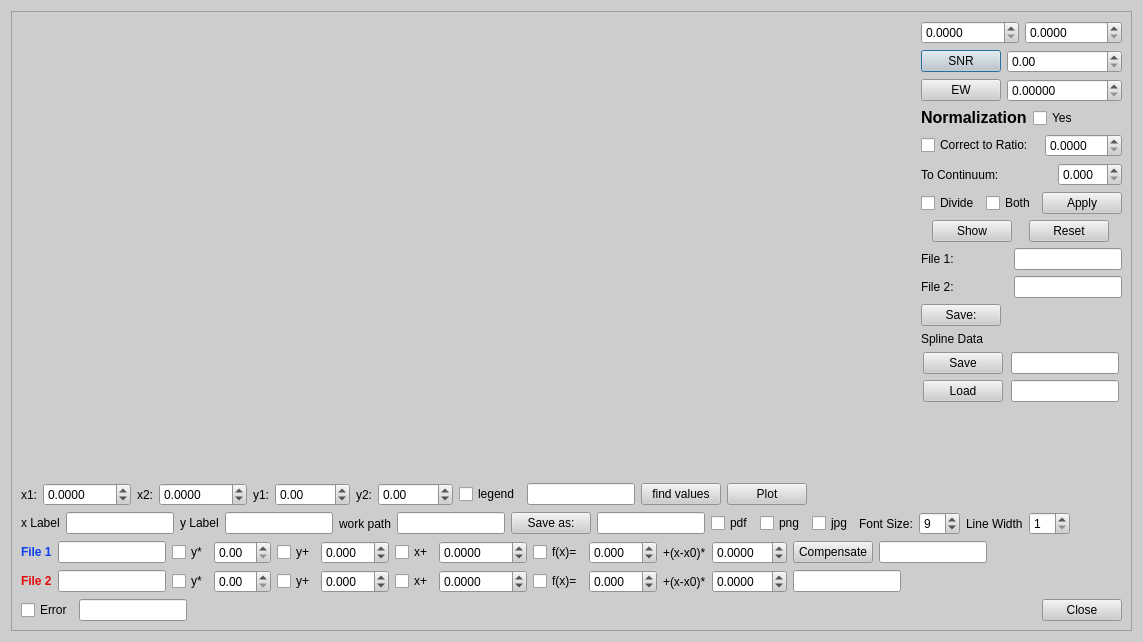
<?xml version="1.0" encoding="UTF-8"?>
<ui version="4.0">
 <class>PlotSpec</class>
 <widget class="QDialog" name="PlotSpec">
  <property name="geometry">
   <rect>
    <x>0</x>
    <y>0</y>
    <width>1143</width>
    <height>642</height>
   </rect>
  </property>
  <property name="minimumSize">
   <size>
    <width>200</width>
    <height>50</height>
   </size>
  </property>
  <property name="palette">
   <palette>
    <active>
     <colorrole role="WindowText">
      <brush brushstyle="SolidPattern">
       <color alpha="255">
        <red>0</red>
        <green>0</green>
        <blue>0</blue>
       </color>
      </brush>
     </colorrole>
     <colorrole role="Button">
      <brush brushstyle="SolidPattern">
       <color alpha="255">
        <red>205</red>
        <green>205</green>
        <blue>205</blue>
       </color>
      </brush>
     </colorrole>
     <colorrole role="Light">
      <brush brushstyle="SolidPattern">
       <color alpha="255">
        <red>255</red>
        <green>255</green>
        <blue>255</blue>
       </color>
      </brush>
     </colorrole>
     <colorrole role="Midlight">
      <brush brushstyle="SolidPattern">
       <color alpha="255">
        <red>230</red>
        <green>230</green>
        <blue>230</blue>
       </color>
      </brush>
     </colorrole>
     <colorrole role="Dark">
      <brush brushstyle="SolidPattern">
       <color alpha="255">
        <red>102</red>
        <green>102</green>
        <blue>102</blue>
       </color>
      </brush>
     </colorrole>
     <colorrole role="Mid">
      <brush brushstyle="SolidPattern">
       <color alpha="255">
        <red>137</red>
        <green>137</green>
        <blue>137</blue>
       </color>
      </brush>
     </colorrole>
     <colorrole role="Text">
      <brush brushstyle="SolidPattern">
       <color alpha="255">
        <red>0</red>
        <green>0</green>
        <blue>0</blue>
       </color>
      </brush>
     </colorrole>
     <colorrole role="BrightText">
      <brush brushstyle="SolidPattern">
       <color alpha="255">
        <red>255</red>
        <green>255</green>
        <blue>255</blue>
       </color>
      </brush>
     </colorrole>
     <colorrole role="ButtonText">
      <brush brushstyle="SolidPattern">
       <color alpha="255">
        <red>0</red>
        <green>0</green>
        <blue>0</blue>
       </color>
      </brush>
     </colorrole>
     <colorrole role="Base">
      <brush brushstyle="SolidPattern">
       <color alpha="255">
        <red>255</red>
        <green>255</green>
        <blue>255</blue>
       </color>
      </brush>
     </colorrole>
     <colorrole role="Window">
      <brush brushstyle="SolidPattern">
       <color alpha="255">
        <red>205</red>
        <green>205</green>
        <blue>205</blue>
       </color>
      </brush>
     </colorrole>
     <colorrole role="Shadow">
      <brush brushstyle="SolidPattern">
       <color alpha="255">
        <red>0</red>
        <green>0</green>
        <blue>0</blue>
       </color>
      </brush>
     </colorrole>
     <colorrole role="AlternateBase">
      <brush brushstyle="SolidPattern">
       <color alpha="255">
        <red>230</red>
        <green>230</green>
        <blue>230</blue>
       </color>
      </brush>
     </colorrole>
     <colorrole role="ToolTipBase">
      <brush brushstyle="SolidPattern">
       <color alpha="255">
        <red>255</red>
        <green>255</green>
        <blue>220</blue>
       </color>
      </brush>
     </colorrole>
     <colorrole role="ToolTipText">
      <brush brushstyle="SolidPattern">
       <color alpha="255">
        <red>0</red>
        <green>0</green>
        <blue>0</blue>
       </color>
      </brush>
     </colorrole>
    </active>
    <inactive>
     <colorrole role="WindowText">
      <brush brushstyle="SolidPattern">
       <color alpha="255">
        <red>0</red>
        <green>0</green>
        <blue>0</blue>
       </color>
      </brush>
     </colorrole>
     <colorrole role="Button">
      <brush brushstyle="SolidPattern">
       <color alpha="255">
        <red>205</red>
        <green>205</green>
        <blue>205</blue>
       </color>
      </brush>
     </colorrole>
     <colorrole role="Light">
      <brush brushstyle="SolidPattern">
       <color alpha="255">
        <red>255</red>
        <green>255</green>
        <blue>255</blue>
       </color>
      </brush>
     </colorrole>
     <colorrole role="Midlight">
      <brush brushstyle="SolidPattern">
       <color alpha="255">
        <red>230</red>
        <green>230</green>
        <blue>230</blue>
       </color>
      </brush>
     </colorrole>
     <colorrole role="Dark">
      <brush brushstyle="SolidPattern">
       <color alpha="255">
        <red>102</red>
        <green>102</green>
        <blue>102</blue>
       </color>
      </brush>
     </colorrole>
     <colorrole role="Mid">
      <brush brushstyle="SolidPattern">
       <color alpha="255">
        <red>137</red>
        <green>137</green>
        <blue>137</blue>
       </color>
      </brush>
     </colorrole>
     <colorrole role="Text">
      <brush brushstyle="SolidPattern">
       <color alpha="255">
        <red>0</red>
        <green>0</green>
        <blue>0</blue>
       </color>
      </brush>
     </colorrole>
     <colorrole role="BrightText">
      <brush brushstyle="SolidPattern">
       <color alpha="255">
        <red>255</red>
        <green>255</green>
        <blue>255</blue>
       </color>
      </brush>
     </colorrole>
     <colorrole role="ButtonText">
      <brush brushstyle="SolidPattern">
       <color alpha="255">
        <red>0</red>
        <green>0</green>
        <blue>0</blue>
       </color>
      </brush>
     </colorrole>
     <colorrole role="Base">
      <brush brushstyle="SolidPattern">
       <color alpha="255">
        <red>255</red>
        <green>255</green>
        <blue>255</blue>
       </color>
      </brush>
     </colorrole>
     <colorrole role="Window">
      <brush brushstyle="SolidPattern">
       <color alpha="255">
        <red>205</red>
        <green>205</green>
        <blue>205</blue>
       </color>
      </brush>
     </colorrole>
     <colorrole role="Shadow">
      <brush brushstyle="SolidPattern">
       <color alpha="255">
        <red>0</red>
        <green>0</green>
        <blue>0</blue>
       </color>
      </brush>
     </colorrole>
     <colorrole role="AlternateBase">
      <brush brushstyle="SolidPattern">
       <color alpha="255">
        <red>230</red>
        <green>230</green>
        <blue>230</blue>
       </color>
      </brush>
     </colorrole>
     <colorrole role="ToolTipBase">
      <brush brushstyle="SolidPattern">
       <color alpha="255">
        <red>255</red>
        <green>255</green>
        <blue>220</blue>
       </color>
      </brush>
     </colorrole>
     <colorrole role="ToolTipText">
      <brush brushstyle="SolidPattern">
       <color alpha="255">
        <red>0</red>
        <green>0</green>
        <blue>0</blue>
       </color>
      </brush>
     </colorrole>
    </inactive>
    <disabled>
     <colorrole role="WindowText">
      <brush brushstyle="SolidPattern">
       <color alpha="255">
        <red>102</red>
        <green>102</green>
        <blue>102</blue>
       </color>
      </brush>
     </colorrole>
     <colorrole role="Button">
      <brush brushstyle="SolidPattern">
       <color alpha="255">
        <red>205</red>
        <green>205</green>
        <blue>205</blue>
       </color>
      </brush>
     </colorrole>
     <colorrole role="Light">
      <brush brushstyle="SolidPattern">
       <color alpha="255">
        <red>255</red>
        <green>255</green>
        <blue>255</blue>
       </color>
      </brush>
     </colorrole>
     <colorrole role="Midlight">
      <brush brushstyle="SolidPattern">
       <color alpha="255">
        <red>230</red>
        <green>230</green>
        <blue>230</blue>
       </color>
      </brush>
     </colorrole>
     <colorrole role="Dark">
      <brush brushstyle="SolidPattern">
       <color alpha="255">
        <red>102</red>
        <green>102</green>
        <blue>102</blue>
       </color>
      </brush>
     </colorrole>
     <colorrole role="Mid">
      <brush brushstyle="SolidPattern">
       <color alpha="255">
        <red>137</red>
        <green>137</green>
        <blue>137</blue>
       </color>
      </brush>
     </colorrole>
     <colorrole role="Text">
      <brush brushstyle="SolidPattern">
       <color alpha="255">
        <red>102</red>
        <green>102</green>
        <blue>102</blue>
       </color>
      </brush>
     </colorrole>
     <colorrole role="BrightText">
      <brush brushstyle="SolidPattern">
       <color alpha="255">
        <red>255</red>
        <green>255</green>
        <blue>255</blue>
       </color>
      </brush>
     </colorrole>
     <colorrole role="ButtonText">
      <brush brushstyle="SolidPattern">
       <color alpha="255">
        <red>102</red>
        <green>102</green>
        <blue>102</blue>
       </color>
      </brush>
     </colorrole>
     <colorrole role="Base">
      <brush brushstyle="SolidPattern">
       <color alpha="255">
        <red>205</red>
        <green>205</green>
        <blue>205</blue>
       </color>
      </brush>
     </colorrole>
     <colorrole role="Window">
      <brush brushstyle="SolidPattern">
       <color alpha="255">
        <red>205</red>
        <green>205</green>
        <blue>205</blue>
       </color>
      </brush>
     </colorrole>
     <colorrole role="Shadow">
      <brush brushstyle="SolidPattern">
       <color alpha="255">
        <red>0</red>
        <green>0</green>
        <blue>0</blue>
       </color>
      </brush>
     </colorrole>
     <colorrole role="AlternateBase">
      <brush brushstyle="SolidPattern">
       <color alpha="255">
        <red>205</red>
        <green>205</green>
        <blue>205</blue>
       </color>
      </brush>
     </colorrole>
     <colorrole role="ToolTipBase">
      <brush brushstyle="SolidPattern">
       <color alpha="255">
        <red>255</red>
        <green>255</green>
        <blue>220</blue>
       </color>
      </brush>
     </colorrole>
     <colorrole role="ToolTipText">
      <brush brushstyle="SolidPattern">
       <color alpha="255">
        <red>0</red>
        <green>0</green>
        <blue>0</blue>
       </color>
      </brush>
     </colorrole>
    </disabled>
   </palette>
  </property>
  <property name="font">
   <font>
    <pointsize>9</pointsize>
   </font>
  </property>
  <property name="windowTitle">
   <string>Dialog</string>
  </property>
  <layout class="QGridLayout" name="gridLayout">
   <item row="0" column="0">
    <widget class="QScrollArea" name="scrollArea">
     <property name="widgetResizable">
      <bool>true</bool>
     </property>
     <widget class="QWidget" name="scrollAreaWidgetContents">
      <property name="geometry">
       <rect>
        <x>0</x>
        <y>0</y>
        <width>1123</width>
        <height>622</height>
       </rect>
      </property>
      <layout class="QGridLayout" name="gridLayout_2">
       <item row="0" column="0">
        <layout class="QHBoxLayout" name="horizontalLayout_9">
         <item>
          <widget class="QCustomPlot" name="customPlot" native="true">
           <property name="sizePolicy">
            <sizepolicy hsizetype="Expanding" vsizetype="Expanding">
             <horstretch>0</horstretch>
             <verstretch>0</verstretch>
            </sizepolicy>
           </property>
           <property name="minimumSize">
            <size>
             <width>200</width>
             <height>0</height>
            </size>
           </property>
          </widget>
         </item>
         <item>
          <layout class="QVBoxLayout" name="verticalLayout_2">
           <item>
            <layout class="QHBoxLayout" name="horizontalLayout_8">
             <item>
              <widget class="QDoubleSpinBox" name="doubleSpinBox_17">
               <property name="decimals">
                <number>4</number>
               </property>
               <property name="maximum">
                <double>9999.989999999999782</double>
               </property>
              </widget>
             </item>
             <item>
              <widget class="QDoubleSpinBox" name="doubleSpinBox_18">
               <property name="decimals">
                <number>4</number>
               </property>
               <property name="maximum">
                <double>9999.989999999999782</double>
               </property>
              </widget>
             </item>
            </layout>
           </item>
           <item>
            <layout class="QHBoxLayout" name="horizontalLayout_7">
             <item>
              <widget class="QPushButton" name="pushButton_12">
               <property name="sizePolicy">
                <sizepolicy hsizetype="Maximum" vsizetype="Fixed">
                 <horstretch>0</horstretch>
                 <verstretch>0</verstretch>
                </sizepolicy>
               </property>
               <property name="text">
                <string>SNR</string>
               </property>
              </widget>
             </item>
             <item>
              <widget class="QDoubleSpinBox" name="doubleSpinBox_15">
               <property name="sizePolicy">
                <sizepolicy hsizetype="Preferred" vsizetype="Fixed">
                 <horstretch>0</horstretch>
                 <verstretch>0</verstretch>
                </sizepolicy>
               </property>
               <property name="maximum">
                <double>99999.990000000005239</double>
               </property>
              </widget>
             </item>
            </layout>
           </item>
           <item>
            <layout class="QHBoxLayout" name="horizontalLayout_6">
             <item>
              <widget class="QPushButton" name="pushButton_13">
               <property name="sizePolicy">
                <sizepolicy hsizetype="Maximum" vsizetype="Fixed">
                 <horstretch>0</horstretch>
                 <verstretch>0</verstretch>
                </sizepolicy>
               </property>
               <property name="text">
                <string>EW</string>
               </property>
              </widget>
             </item>
             <item>
              <widget class="QDoubleSpinBox" name="doubleSpinBox_16">
               <property name="sizePolicy">
                <sizepolicy hsizetype="Preferred" vsizetype="Fixed">
                 <horstretch>0</horstretch>
                 <verstretch>0</verstretch>
                </sizepolicy>
               </property>
               <property name="decimals">
                <number>5</number>
               </property>
               <property name="maximum">
                <double>999.990000000000009</double>
               </property>
              </widget>
             </item>
            </layout>
           </item>
           <item>
            <layout class="QHBoxLayout" name="horizontalLayout_17">
             <item>
              <widget class="QLabel" name="label_15">
               <property name="text">
                <string>&lt;html&gt;&lt;head/&gt;&lt;body&gt;&lt;p&gt;&lt;span style=&quot; font-size:12pt; font-weight:600;&quot;&gt;Normalization&lt;/span&gt;&lt;/p&gt;&lt;/body&gt;&lt;/html&gt;</string>
               </property>
              </widget>
             </item>
             <item>
              <widget class="QCheckBox" name="checkBox_16">
               <property name="sizePolicy">
                <sizepolicy hsizetype="Preferred" vsizetype="Fixed">
                 <horstretch>0</horstretch>
                 <verstretch>0</verstretch>
                </sizepolicy>
               </property>
               <property name="text">
                <string>Yes</string>
               </property>
              </widget>
             </item>
            </layout>
           </item>
           <item>
            <layout class="QHBoxLayout" name="horizontalLayout_12">
             <item>
              <widget class="QCheckBox" name="checkBox_14">
               <property name="sizePolicy">
                <sizepolicy hsizetype="Preferred" vsizetype="Fixed">
                 <horstretch>0</horstretch>
                 <verstretch>0</verstretch>
                </sizepolicy>
               </property>
               <property name="text">
                <string>Correct to Ratio:</string>
               </property>
              </widget>
             </item>
             <item>
              <widget class="QDoubleSpinBox" name="doubleSpinBox_19">
               <property name="sizePolicy">
                <sizepolicy hsizetype="Maximum" vsizetype="Fixed">
                 <horstretch>0</horstretch>
                 <verstretch>0</verstretch>
                </sizepolicy>
               </property>
               <property name="decimals">
                <number>4</number>
               </property>
               <property name="maximum">
                <double>999.990000000000009</double>
               </property>
              </widget>
             </item>
            </layout>
           </item>
           <item>
            <layout class="QHBoxLayout" name="horizontalLayout_18">
             <item>
              <widget class="QLabel" name="label_14">
               <property name="text">
                <string>To Continuum:</string>
               </property>
              </widget>
             </item>
             <item>
              <widget class="QDoubleSpinBox" name="doubleSpinBox_20">
               <property name="sizePolicy">
                <sizepolicy hsizetype="Maximum" vsizetype="Fixed">
                 <horstretch>0</horstretch>
                 <verstretch>0</verstretch>
                </sizepolicy>
               </property>
               <property name="decimals">
                <number>3</number>
               </property>
               <property name="singleStep">
                <double>0.100000000000000</double>
               </property>
              </widget>
             </item>
            </layout>
           </item>
           <item>
            <layout class="QHBoxLayout" name="horizontalLayout_5">
             <item>
              <widget class="QCheckBox" name="checkBox_13">
               <property name="sizePolicy">
                <sizepolicy hsizetype="Preferred" vsizetype="Fixed">
                 <horstretch>0</horstretch>
                 <verstretch>0</verstretch>
                </sizepolicy>
               </property>
               <property name="text">
                <string>Divide</string>
               </property>
              </widget>
             </item>
             <item>
              <widget class="QCheckBox" name="checkBox_17">
               <property name="text">
                <string>Both</string>
               </property>
              </widget>
             </item>
             <item>
              <widget class="QPushButton" name="pushButton_6">
               <property name="sizePolicy">
                <sizepolicy hsizetype="Maximum" vsizetype="Fixed">
                 <horstretch>0</horstretch>
                 <verstretch>0</verstretch>
                </sizepolicy>
               </property>
               <property name="text">
                <string>Apply</string>
               </property>
              </widget>
             </item>
            </layout>
           </item>
           <item>
            <layout class="QHBoxLayout" name="horizontalLayout_10">
             <item>
              <widget class="QPushButton" name="pushButton_8">
               <property name="sizePolicy">
                <sizepolicy hsizetype="Maximum" vsizetype="Fixed">
                 <horstretch>0</horstretch>
                 <verstretch>0</verstretch>
                </sizepolicy>
               </property>
               <property name="text">
                <string>Show</string>
               </property>
              </widget>
             </item>
             <item>
              <widget class="QPushButton" name="pushButton_7">
               <property name="sizePolicy">
                <sizepolicy hsizetype="Maximum" vsizetype="Fixed">
                 <horstretch>0</horstretch>
                 <verstretch>0</verstretch>
                </sizepolicy>
               </property>
               <property name="text">
                <string>Reset</string>
               </property>
              </widget>
             </item>
            </layout>
           </item>
           <item>
            <layout class="QHBoxLayout" name="horizontalLayout_11">
             <item>
              <widget class="QLabel" name="label_16">
               <property name="text">
                <string>File 1:</string>
               </property>
              </widget>
             </item>
             <item>
              <widget class="QLineEdit" name="lineEdit_8">
               <property name="sizePolicy">
                <sizepolicy hsizetype="Maximum" vsizetype="Fixed">
                 <horstretch>0</horstretch>
                 <verstretch>0</verstretch>
                </sizepolicy>
               </property>
              </widget>
             </item>
            </layout>
           </item>
           <item>
            <layout class="QHBoxLayout" name="horizontalLayout_13">
             <item>
              <widget class="QLabel" name="label_17">
               <property name="text">
                <string>File 2:</string>
               </property>
              </widget>
             </item>
             <item>
              <widget class="QLineEdit" name="lineEdit_9">
               <property name="sizePolicy">
                <sizepolicy hsizetype="Maximum" vsizetype="Fixed">
                 <horstretch>0</horstretch>
                 <verstretch>0</verstretch>
                </sizepolicy>
               </property>
              </widget>
             </item>
            </layout>
           </item>
           <item>
            <widget class="QPushButton" name="pushButton_9">
             <property name="sizePolicy">
              <sizepolicy hsizetype="Maximum" vsizetype="Fixed">
               <horstretch>0</horstretch>
               <verstretch>0</verstretch>
              </sizepolicy>
             </property>
             <property name="text">
              <string>Save:</string>
             </property>
            </widget>
           </item>
           <item>
            <widget class="QLabel" name="label_18">
             <property name="text">
              <string>Spline Data</string>
             </property>
            </widget>
           </item>
           <item>
            <layout class="QHBoxLayout" name="horizontalLayout_14">
             <item>
              <widget class="QPushButton" name="pushButton_10">
               <property name="sizePolicy">
                <sizepolicy hsizetype="Maximum" vsizetype="Fixed">
                 <horstretch>0</horstretch>
                 <verstretch>0</verstretch>
                </sizepolicy>
               </property>
               <property name="text">
                <string>Save</string>
               </property>
              </widget>
             </item>
             <item>
              <widget class="QLineEdit" name="lineEdit_10">
               <property name="sizePolicy">
                <sizepolicy hsizetype="Maximum" vsizetype="Fixed">
                 <horstretch>0</horstretch>
                 <verstretch>0</verstretch>
                </sizepolicy>
               </property>
              </widget>
             </item>
            </layout>
           </item>
           <item>
            <layout class="QHBoxLayout" name="horizontalLayout_15">
             <item>
              <widget class="QPushButton" name="pushButton_11">
               <property name="sizePolicy">
                <sizepolicy hsizetype="Maximum" vsizetype="Fixed">
                 <horstretch>0</horstretch>
                 <verstretch>0</verstretch>
                </sizepolicy>
               </property>
               <property name="text">
                <string>Load</string>
               </property>
              </widget>
             </item>
             <item>
              <widget class="QLineEdit" name="lineEdit_11">
               <property name="sizePolicy">
                <sizepolicy hsizetype="Maximum" vsizetype="Fixed">
                 <horstretch>0</horstretch>
                 <verstretch>0</verstretch>
                </sizepolicy>
               </property>
              </widget>
             </item>
            </layout>
           </item>
           <item>
            <spacer name="verticalSpacer">
             <property name="orientation">
              <enum>Qt::Vertical</enum>
             </property>
             <property name="sizeHint" stdset="0">
              <size>
               <width>20</width>
               <height>40</height>
              </size>
             </property>
            </spacer>
           </item>
          </layout>
         </item>
        </layout>
       </item>
       <item row="1" column="0">
        <layout class="QVBoxLayout" name="verticalLayout">
         <item>
          <layout class="QHBoxLayout" name="horizontalLayout">
           <item>
            <widget class="QLabel" name="label_2">
             <property name="text">
              <string>x1:</string>
             </property>
            </widget>
           </item>
           <item>
            <widget class="QDoubleSpinBox" name="doubleSpinBox">
             <property name="decimals">
              <number>4</number>
             </property>
             <property name="minimum">
              <double>-9999.000000000000000</double>
             </property>
             <property name="maximum">
              <double>9999.000000000000000</double>
             </property>
             <property name="singleStep">
              <double>0.100000000000000</double>
             </property>
            </widget>
           </item>
           <item>
            <widget class="QLabel" name="label_3">
             <property name="text">
              <string>x2:</string>
             </property>
            </widget>
           </item>
           <item>
            <widget class="QDoubleSpinBox" name="doubleSpinBox_2">
             <property name="decimals">
              <number>4</number>
             </property>
             <property name="minimum">
              <double>-9999.000000000000000</double>
             </property>
             <property name="maximum">
              <double>9999.000000000000000</double>
             </property>
             <property name="singleStep">
              <double>0.100000000000000</double>
             </property>
            </widget>
           </item>
           <item>
            <widget class="QLabel" name="label_5">
             <property name="text">
              <string>y1:</string>
             </property>
            </widget>
           </item>
           <item>
            <widget class="QDoubleSpinBox" name="doubleSpinBox_3">
             <property name="minimum">
              <double>-9999.000000000000000</double>
             </property>
             <property name="maximum">
              <double>9999.000000000000000</double>
             </property>
             <property name="value">
              <double>0.000000000000000</double>
             </property>
            </widget>
           </item>
           <item>
            <widget class="QLabel" name="label_4">
             <property name="text">
              <string>y2:</string>
             </property>
            </widget>
           </item>
           <item>
            <widget class="QDoubleSpinBox" name="doubleSpinBox_4">
             <property name="minimum">
              <double>-9999.000000000000000</double>
             </property>
             <property name="maximum">
              <double>9999.000000000000000</double>
             </property>
             <property name="singleStep">
              <double>0.100000000000000</double>
             </property>
            </widget>
           </item>
           <item>
            <widget class="QCheckBox" name="checkBox_4">
             <property name="text">
              <string>legend</string>
             </property>
            </widget>
           </item>
           <item>
            <widget class="QLineEdit" name="lineEdit_6">
             <property name="sizePolicy">
              <sizepolicy hsizetype="Minimum" vsizetype="Fixed">
               <horstretch>0</horstretch>
               <verstretch>0</verstretch>
              </sizepolicy>
             </property>
            </widget>
           </item>
           <item>
            <widget class="QPushButton" name="pushButton_3">
             <property name="sizePolicy">
              <sizepolicy hsizetype="Maximum" vsizetype="Fixed">
               <horstretch>0</horstretch>
               <verstretch>0</verstretch>
              </sizepolicy>
             </property>
             <property name="text">
              <string>find values</string>
             </property>
            </widget>
           </item>
           <item>
            <widget class="QPushButton" name="pushButton_2">
             <property name="sizePolicy">
              <sizepolicy hsizetype="Maximum" vsizetype="Fixed">
               <horstretch>0</horstretch>
               <verstretch>0</verstretch>
              </sizepolicy>
             </property>
             <property name="text">
              <string>Plot</string>
             </property>
            </widget>
           </item>
           <item>
            <spacer name="horizontalSpacer_3">
             <property name="orientation">
              <enum>Qt::Horizontal</enum>
             </property>
             <property name="sizeHint" stdset="0">
              <size>
               <width>40</width>
               <height>20</height>
              </size>
             </property>
            </spacer>
           </item>
          </layout>
         </item>
         <item>
          <layout class="QHBoxLayout" name="horizontalLayout_3">
           <item>
            <widget class="QLabel" name="label_6">
             <property name="sizePolicy">
              <sizepolicy hsizetype="Preferred" vsizetype="Maximum">
               <horstretch>0</horstretch>
               <verstretch>0</verstretch>
              </sizepolicy>
             </property>
             <property name="text">
              <string>x Label</string>
             </property>
            </widget>
           </item>
           <item>
            <widget class="QLineEdit" name="lineEdit_2">
             <property name="sizePolicy">
              <sizepolicy hsizetype="Minimum" vsizetype="Fixed">
               <horstretch>0</horstretch>
               <verstretch>0</verstretch>
              </sizepolicy>
             </property>
            </widget>
           </item>
           <item>
            <widget class="QLabel" name="label_7">
             <property name="sizePolicy">
              <sizepolicy hsizetype="Preferred" vsizetype="Maximum">
               <horstretch>0</horstretch>
               <verstretch>0</verstretch>
              </sizepolicy>
             </property>
             <property name="text">
              <string>y Label</string>
             </property>
            </widget>
           </item>
           <item>
            <widget class="QLineEdit" name="lineEdit_3">
             <property name="sizePolicy">
              <sizepolicy hsizetype="Minimum" vsizetype="Fixed">
               <horstretch>0</horstretch>
               <verstretch>0</verstretch>
              </sizepolicy>
             </property>
            </widget>
           </item>
           <item>
            <widget class="QLabel" name="label_9">
             <property name="text">
              <string>work path</string>
             </property>
            </widget>
           </item>
           <item>
            <widget class="QLineEdit" name="lineEdit_5">
             <property name="sizePolicy">
              <sizepolicy hsizetype="Minimum" vsizetype="Fixed">
               <horstretch>0</horstretch>
               <verstretch>0</verstretch>
              </sizepolicy>
             </property>
            </widget>
           </item>
           <item>
            <widget class="QPushButton" name="pushButton_4">
             <property name="sizePolicy">
              <sizepolicy hsizetype="Maximum" vsizetype="Fixed">
               <horstretch>0</horstretch>
               <verstretch>0</verstretch>
              </sizepolicy>
             </property>
             <property name="text">
              <string>Save as:</string>
             </property>
            </widget>
           </item>
           <item>
            <widget class="QLineEdit" name="lineEdit_4">
             <property name="sizePolicy">
              <sizepolicy hsizetype="Maximum" vsizetype="Fixed">
               <horstretch>0</horstretch>
               <verstretch>0</verstretch>
              </sizepolicy>
             </property>
            </widget>
           </item>
           <item>
            <widget class="QCheckBox" name="checkBox">
             <property name="text">
              <string>pdf</string>
             </property>
            </widget>
           </item>
           <item>
            <widget class="QCheckBox" name="checkBox_2">
             <property name="text">
              <string>png</string>
             </property>
            </widget>
           </item>
           <item>
            <widget class="QCheckBox" name="checkBox_3">
             <property name="text">
              <string>jpg</string>
             </property>
            </widget>
           </item>
           <item>
            <widget class="QLabel" name="label_11">
             <property name="text">
              <string>Font Size:</string>
             </property>
            </widget>
           </item>
           <item>
            <widget class="QSpinBox" name="spinBox">
             <property name="sizePolicy">
              <sizepolicy hsizetype="Maximum" vsizetype="Fixed">
               <horstretch>0</horstretch>
               <verstretch>0</verstretch>
              </sizepolicy>
             </property>
             <property name="value">
              <number>9</number>
             </property>
            </widget>
           </item>
           <item>
            <widget class="QLabel" name="label_13">
             <property name="text">
              <string>Line Width</string>
             </property>
            </widget>
           </item>
           <item>
            <widget class="QSpinBox" name="spinBox_2">
             <property name="minimum">
              <number>1</number>
             </property>
            </widget>
           </item>
           <item>
            <spacer name="horizontalSpacer">
             <property name="orientation">
              <enum>Qt::Horizontal</enum>
             </property>
             <property name="sizeHint" stdset="0">
              <size>
               <width>40</width>
               <height>20</height>
              </size>
             </property>
            </spacer>
           </item>
          </layout>
         </item>
         <item>
          <layout class="QHBoxLayout" name="horizontalLayout_2">
           <item>
            <widget class="QLabel" name="label">
             <property name="sizePolicy">
              <sizepolicy hsizetype="Preferred" vsizetype="Maximum">
               <horstretch>0</horstretch>
               <verstretch>0</verstretch>
              </sizepolicy>
             </property>
             <property name="text">
              <string>&lt;html&gt;&lt;head/&gt;&lt;body&gt;&lt;p&gt;&lt;span style=&quot; font-weight:600; color:#0c3ff2;&quot;&gt;File 1&lt;/span&gt;&lt;/p&gt;&lt;/body&gt;&lt;/html&gt;</string>
             </property>
            </widget>
           </item>
           <item>
            <widget class="QLineEdit" name="lineEdit">
             <property name="sizePolicy">
              <sizepolicy hsizetype="Minimum" vsizetype="Fixed">
               <horstretch>0</horstretch>
               <verstretch>0</verstretch>
              </sizepolicy>
             </property>
            </widget>
           </item>
           <item>
            <widget class="QCheckBox" name="checkBox_5">
             <property name="text">
              <string>y*</string>
             </property>
            </widget>
           </item>
           <item>
            <widget class="QDoubleSpinBox" name="doubleSpinBox_5">
             <property name="sizePolicy">
              <sizepolicy hsizetype="Maximum" vsizetype="Fixed">
               <horstretch>0</horstretch>
               <verstretch>0</verstretch>
              </sizepolicy>
             </property>
            </widget>
           </item>
           <item>
            <widget class="QCheckBox" name="checkBox_6">
             <property name="text">
              <string>y+</string>
             </property>
            </widget>
           </item>
           <item>
            <widget class="QDoubleSpinBox" name="doubleSpinBox_6">
             <property name="sizePolicy">
              <sizepolicy hsizetype="Maximum" vsizetype="Fixed">
               <horstretch>0</horstretch>
               <verstretch>0</verstretch>
              </sizepolicy>
             </property>
             <property name="decimals">
              <number>3</number>
             </property>
             <property name="minimum">
              <double>-99.000000000000000</double>
             </property>
             <property name="singleStep">
              <double>0.100000000000000</double>
             </property>
            </widget>
           </item>
           <item>
            <widget class="QCheckBox" name="checkBox_11">
             <property name="text">
              <string>x+</string>
             </property>
            </widget>
           </item>
           <item>
            <widget class="QDoubleSpinBox" name="doubleSpinBox_13">
             <property name="decimals">
              <number>4</number>
             </property>
             <property name="minimum">
              <double>-9999.000000000000000</double>
             </property>
             <property name="maximum">
              <double>9999.989999999999782</double>
             </property>
            </widget>
           </item>
           <item>
            <widget class="QCheckBox" name="checkBox_9">
             <property name="text">
              <string>f(x)=</string>
             </property>
            </widget>
           </item>
           <item>
            <widget class="QDoubleSpinBox" name="doubleSpinBox_9">
             <property name="decimals">
              <number>3</number>
             </property>
             <property name="minimum">
              <double>-99.000000000000000</double>
             </property>
             <property name="singleStep">
              <double>0.100000000000000</double>
             </property>
            </widget>
           </item>
           <item>
            <widget class="QLabel" name="label_8">
             <property name="text">
              <string>+(x-x0)*</string>
             </property>
            </widget>
           </item>
           <item>
            <widget class="QDoubleSpinBox" name="doubleSpinBox_10">
             <property name="decimals">
              <number>4</number>
             </property>
             <property name="minimum">
              <double>-99.000000000000000</double>
             </property>
             <property name="singleStep">
              <double>0.001000000000000</double>
             </property>
            </widget>
           </item>
           <item>
            <widget class="QPushButton" name="pushButton_5">
             <property name="text">
              <string>Compensate</string>
             </property>
            </widget>
           </item>
           <item>
            <widget class="QLineEdit" name="lineEdit_13">
             <property name="sizePolicy">
              <sizepolicy hsizetype="Maximum" vsizetype="Fixed">
               <horstretch>0</horstretch>
               <verstretch>0</verstretch>
              </sizepolicy>
             </property>
            </widget>
           </item>
           <item>
            <spacer name="horizontalSpacer_2">
             <property name="orientation">
              <enum>Qt::Horizontal</enum>
             </property>
             <property name="sizeHint" stdset="0">
              <size>
               <width>40</width>
               <height>15</height>
              </size>
             </property>
            </spacer>
           </item>
          </layout>
         </item>
         <item>
          <layout class="QHBoxLayout" name="horizontalLayout_4">
           <item>
            <widget class="QLabel" name="label_10">
             <property name="sizePolicy">
              <sizepolicy hsizetype="Preferred" vsizetype="Maximum">
               <horstretch>0</horstretch>
               <verstretch>0</verstretch>
              </sizepolicy>
             </property>
             <property name="text">
              <string>&lt;html&gt;&lt;head/&gt;&lt;body&gt;&lt;p&gt;&lt;span style=&quot; font-weight:600; color:#e30b0b;&quot;&gt;File 2&lt;/span&gt;&lt;/p&gt;&lt;/body&gt;&lt;/html&gt;</string>
             </property>
            </widget>
           </item>
           <item>
            <widget class="QLineEdit" name="lineEdit_7">
             <property name="sizePolicy">
              <sizepolicy hsizetype="Minimum" vsizetype="Fixed">
               <horstretch>0</horstretch>
               <verstretch>0</verstretch>
              </sizepolicy>
             </property>
            </widget>
           </item>
           <item>
            <widget class="QCheckBox" name="checkBox_7">
             <property name="text">
              <string>y*</string>
             </property>
            </widget>
           </item>
           <item>
            <widget class="QDoubleSpinBox" name="doubleSpinBox_7">
             <property name="sizePolicy">
              <sizepolicy hsizetype="Maximum" vsizetype="Fixed">
               <horstretch>0</horstretch>
               <verstretch>0</verstretch>
              </sizepolicy>
             </property>
            </widget>
           </item>
           <item>
            <widget class="QCheckBox" name="checkBox_8">
             <property name="text">
              <string>y+</string>
             </property>
            </widget>
           </item>
           <item>
            <widget class="QDoubleSpinBox" name="doubleSpinBox_8">
             <property name="sizePolicy">
              <sizepolicy hsizetype="Maximum" vsizetype="Fixed">
               <horstretch>0</horstretch>
               <verstretch>0</verstretch>
              </sizepolicy>
             </property>
             <property name="decimals">
              <number>3</number>
             </property>
             <property name="minimum">
              <double>-99.000000000000000</double>
             </property>
             <property name="singleStep">
              <double>0.100000000000000</double>
             </property>
            </widget>
           </item>
           <item>
            <widget class="QCheckBox" name="checkBox_12">
             <property name="text">
              <string>x+</string>
             </property>
            </widget>
           </item>
           <item>
            <widget class="QDoubleSpinBox" name="doubleSpinBox_14">
             <property name="decimals">
              <number>4</number>
             </property>
             <property name="minimum">
              <double>-9999.000000000000000</double>
             </property>
             <property name="maximum">
              <double>9999.989999999999782</double>
             </property>
            </widget>
           </item>
           <item>
            <widget class="QCheckBox" name="checkBox_10">
             <property name="text">
              <string>f(x)=</string>
             </property>
            </widget>
           </item>
           <item>
            <widget class="QDoubleSpinBox" name="doubleSpinBox_11">
             <property name="decimals">
              <number>3</number>
             </property>
             <property name="minimum">
              <double>-99.000000000000000</double>
             </property>
             <property name="singleStep">
              <double>0.100000000000000</double>
             </property>
            </widget>
           </item>
           <item>
            <widget class="QLabel" name="label_12">
             <property name="text">
              <string>+(x-x0)*</string>
             </property>
            </widget>
           </item>
           <item>
            <widget class="QDoubleSpinBox" name="doubleSpinBox_12">
             <property name="decimals">
              <number>4</number>
             </property>
             <property name="minimum">
              <double>-99.000000000000000</double>
             </property>
             <property name="singleStep">
              <double>0.001000000000000</double>
             </property>
            </widget>
           </item>
           <item>
            <widget class="QLineEdit" name="lineEdit_14">
             <property name="sizePolicy">
              <sizepolicy hsizetype="Maximum" vsizetype="Fixed">
               <horstretch>0</horstretch>
               <verstretch>0</verstretch>
              </sizepolicy>
             </property>
            </widget>
           </item>
           <item>
            <spacer name="horizontalSpacer_4">
             <property name="orientation">
              <enum>Qt::Horizontal</enum>
             </property>
             <property name="sizeHint" stdset="0">
              <size>
               <width>40</width>
               <height>20</height>
              </size>
             </property>
            </spacer>
           </item>
          </layout>
         </item>
         <item>
          <layout class="QHBoxLayout" name="horizontalLayout_16">
           <item>
            <widget class="QCheckBox" name="checkBox_15">
             <property name="text">
              <string>Error</string>
             </property>
            </widget>
           </item>
           <item>
            <widget class="QLineEdit" name="lineEdit_12">
             <property name="sizePolicy">
              <sizepolicy hsizetype="Maximum" vsizetype="Fixed">
               <horstretch>0</horstretch>
               <verstretch>0</verstretch>
              </sizepolicy>
             </property>
            </widget>
           </item>
           <item>
            <spacer name="horizontalSpacer_5">
             <property name="orientation">
              <enum>Qt::Horizontal</enum>
             </property>
             <property name="sizeHint" stdset="0">
              <size>
               <width>40</width>
               <height>20</height>
              </size>
             </property>
            </spacer>
           </item>
           <item>
            <widget class="QPushButton" name="pushButton">
             <property name="sizePolicy">
              <sizepolicy hsizetype="Maximum" vsizetype="Fixed">
               <horstretch>0</horstretch>
               <verstretch>0</verstretch>
              </sizepolicy>
             </property>
             <property name="text">
              <string>Close</string>
             </property>
            </widget>
           </item>
          </layout>
         </item>
        </layout>
       </item>
      </layout>
     </widget>
    </widget>
   </item>
  </layout>
 </widget>
 <customwidgets>
  <customwidget>
   <class>QCustomPlot</class>
   <extends>QWidget</extends>
   <header>qcustomplot.h</header>
   <container>1</container>
  </customwidget>
 </customwidgets>
 <resources/>
 <connections>
  <connection>
   <sender>pushButton</sender>
   <signal>clicked()</signal>
   <receiver>PlotSpec</receiver>
   <slot>close()</slot>
   <hints>
    <hint type="sourcelabel">
     <x>1131</x>
     <y>631</y>
    </hint>
    <hint type="destinationlabel">
     <x>865</x>
     <y>309</y>
    </hint>
   </hints>
  </connection>
 </connections>
</ui>
